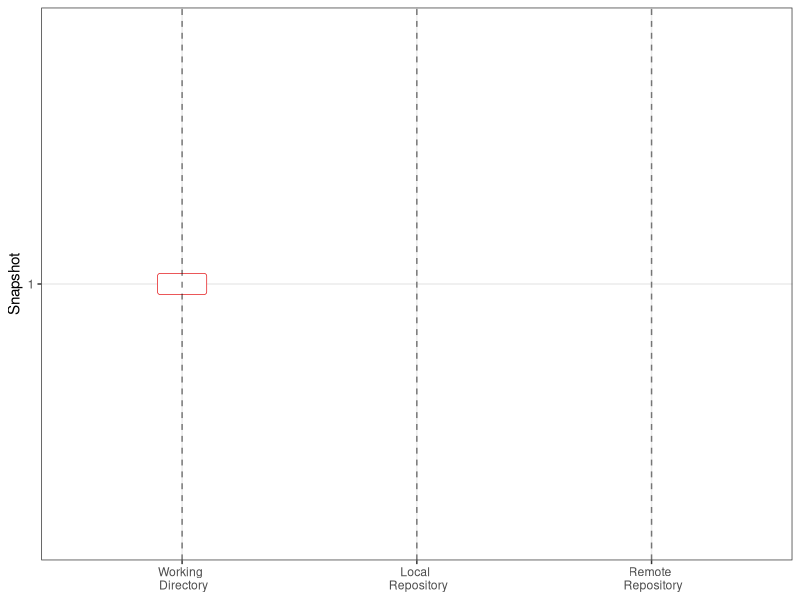
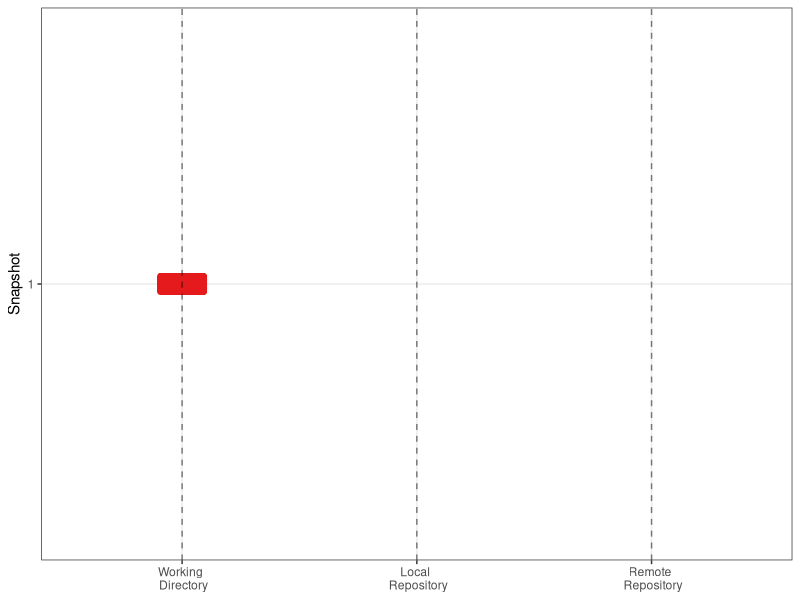
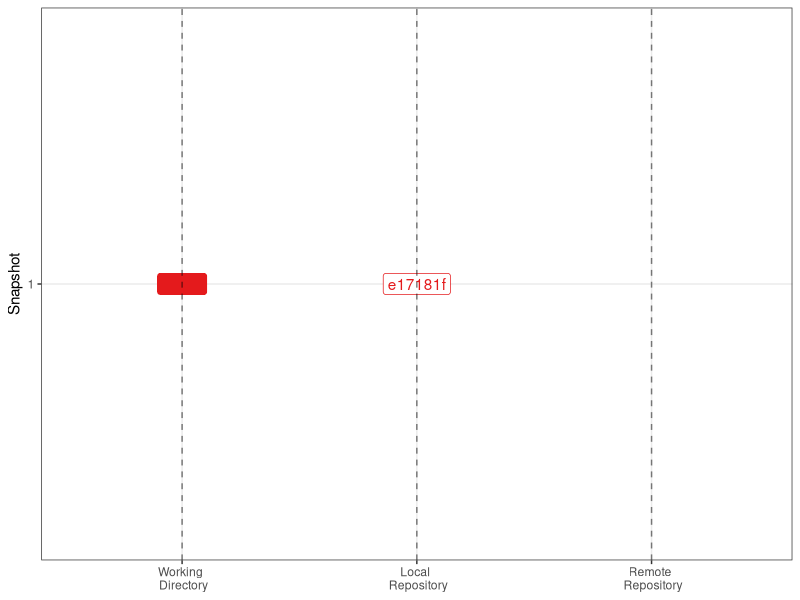
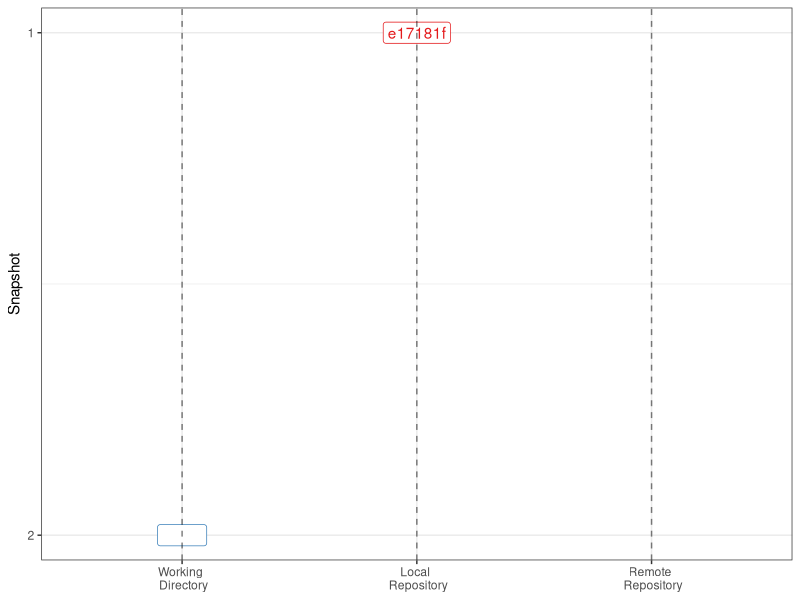
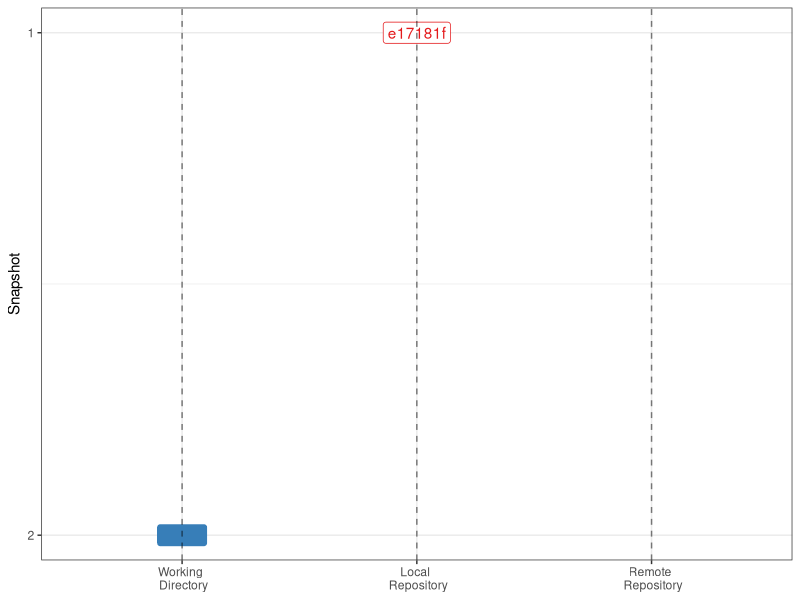
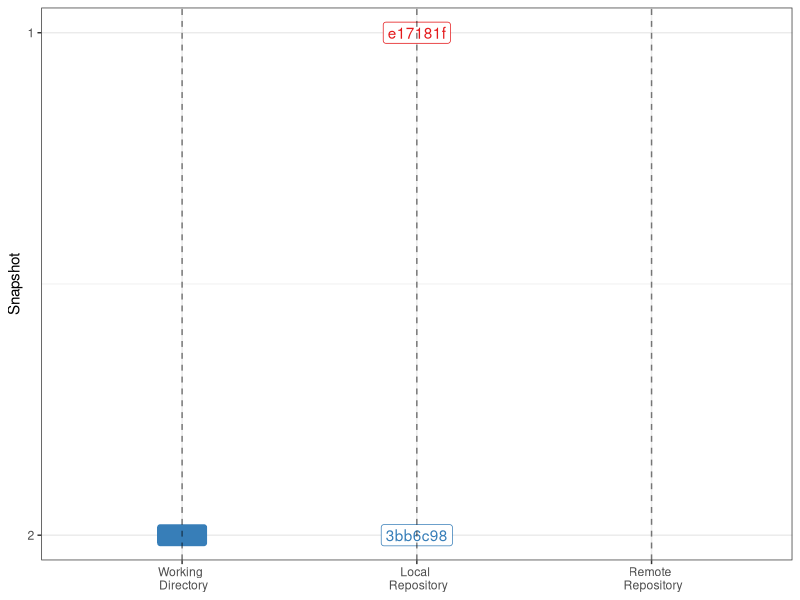
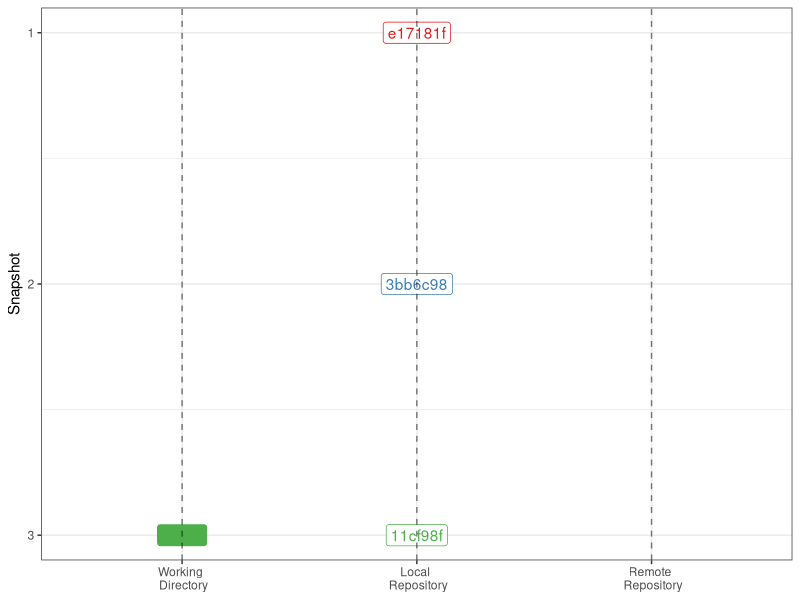

Generate these figures, in order, with R:
## ---- chunk 1
#| echo: false
#| message: false
#| warning: false
#| label: fig-init
#| fig-cap: The Git workspace after you have initilized a repository.
#| fig-height: 2
library(ggplot2)
library(tidyverse)
library(RColorBrewer)
dat <- 
  data.frame(location = c(1),
             snapshot = c(1),
             sha = c("none")) %>%
  mutate(fill = "",
         label = "          ")
  
#color/fill scale
my_colors <- c("#FFFFFF", brewer.pal(length(unique(dat$snapshot)), "Set1"))
names(my_colors) <- c("", unique(dat$sha))

ggplot(dat, aes(x = location, y = snapshot, label = label, color = sha)) + #
  geom_label() +
  geom_vline(xintercept = 1:3,
             linetype = 2,
             alpha = 0.5) +
  scale_x_discrete(limits = c("Working \n Directory",
                              "Local \n Repository",
                              "Remote \n Repository")) +
  scale_y_continuous(breaks = function(x) unique(floor(pretty(seq(0, max(x) + 1) * 1.1))),
                     trans = "reverse") +
  scale_color_manual(values = my_colors) +
  scale_fill_manual(values = my_colors) +
  guides(color = "none", fill = "none") +
  labs(x = NULL, y = "Snapshot") +
  theme_bw()
## ---- chunk 2
#| echo: false 
#| message: false 
#| warning: false 
#| label: fig-add
#| fig-cap: The Git workspace after you have staged files in your working directory which you intend to add to your local repository.
#| fig-height: 2 
dat <- 
  data.frame(location = c(1),
             snapshot = c(1),
             sha = c("none")) %>%
  mutate(fill = sha,
         label = "          ")
  
#color/fill scale
my_colors <- c("#FFFFFF", brewer.pal(length(unique(dat$snapshot)), "Set1"))
names(my_colors) <- c("", unique(dat$sha))

ggplot(dat, aes(x = location, y = snapshot, label = label, fill = fill, color = sha)) + #
  geom_label() +
  geom_vline(xintercept = 1:3,
             linetype = 2,
             alpha = 0.5) +
  scale_x_discrete(limits = c("Working \n Directory",
                              "Local \n Repository",
                              "Remote \n Repository")) +
  scale_y_continuous(breaks = function(x) unique(floor(pretty(seq(0, max(x) + 1) * 1.1))),
                     trans = "reverse") +
  scale_color_manual(values = my_colors) +
  scale_fill_manual(values = my_colors) +
  guides(color = "none", fill = "none") +
  labs(x = NULL, y = "Snapshot") +
  theme_bw()
## ---- chunk 3
#| echo: false 
#| message: false 
#| warning: false 
#| label: fig-push
#| fig-cap: The Git workspace after you have committed your staged files to your local repository.
#| fig-height: 2 
dat <- 
  data.frame(location = c(1, 2),
             snapshot = c(1, 1),
             sha = c("e17181f", "e17181f")) %>%
  mutate(fill = ifelse(location %in% c(1, 5), sha, ""),
         label = ifelse(location %in% c(1, 5), "          ", sha))
  
#color/fill scale
my_colors <- c("#FFFFFF", brewer.pal(length(unique(dat$snapshot)), "Set1"))
names(my_colors) <- c("", unique(dat$sha))

ggplot(dat, aes(x = location, y = snapshot, label = label, fill = fill, color = sha)) + #
  geom_label() +
  geom_vline(xintercept = 1:3,
             linetype = 2,
             alpha = 0.5) +
  scale_x_discrete(limits = c("Working \n Directory",
                              "Local \n Repository",
                              "Remote \n Repository")) +
  scale_y_continuous(breaks = function(x) unique(floor(pretty(seq(0, max(x) + 1) * 1.1))),
                     trans = "reverse") +
  scale_color_manual(values = my_colors) +
  scale_fill_manual(values = my_colors) +
  guides(color = "none", fill = "none") +
  labs(x = NULL, y = "Snapshot") +
  theme_bw()
## ---- chunk 4
#| echo: false 
#| message: false 
#| warning: false

dat <- 
  data.frame(location = c(1, 2),
             snapshot = c(2, 1),
             sha = c("none", "e17181f")) %>%
  mutate(fill = "", #ifelse(location %in% c(1, 5), sha, ""),
         label = ifelse(location %in% c(1, 5), "          ", sha))
  
#color/fill scale
my_colors <- c("#FFFFFF", brewer.pal(9, "Set1"))
names(my_colors) <- c("", unique(dat$sha)[rev(sort(unique(dat$snapshot)))])

ggplot(dat, aes(x = location, y = snapshot, label = label, fill = fill, color = sha)) + 
  geom_label() +
  geom_vline(xintercept = 1:3,
             linetype = 2,
             alpha = 0.5) +
  scale_x_discrete(limits = c("Working \n Directory",
                              "Local \n Repository",
                              "Remote \n Repository")) +
  scale_y_continuous(breaks = function(x) unique(floor(pretty(seq(0, max(x) + 1) * 1.1))),
                     trans = "reverse") +
  scale_color_manual(values = my_colors) +
  scale_fill_manual(values = my_colors) +
  guides(color = "none", fill = "none") +
  labs(x = NULL, y = "Snapshot") +
  theme_bw()
## ---- chunk 5
#| echo: false 
#| message: false 
#| warning: false

dat <- 
  data.frame(location = c(1, 2),
             snapshot = c(2, 1),
             sha = c("none", "e17181f")) %>%
  mutate(fill = ifelse(location %in% c(1, 5), sha, ""),
         label = ifelse(location %in% c(1, 5), "          ", sha))
  
#color/fill scale
my_colors <- c("#FFFFFF", brewer.pal(9, "Set1"))
names(my_colors) <- c("", unique(dat$sha)[rev(sort(unique(dat$snapshot)))])

ggplot(dat, aes(x = location, y = snapshot, label = label, fill = fill, color = sha)) + 
  geom_label() +
  geom_vline(xintercept = 1:3,
             linetype = 2,
             alpha = 0.5) +
  scale_x_discrete(limits = c("Working \n Directory",
                              "Local \n Repository",
                              "Remote \n Repository")) +
  scale_y_continuous(breaks = function(x) unique(floor(pretty(seq(0, max(x) + 1) * 1.1))),
                     trans = "reverse") +
  scale_color_manual(values = my_colors) +
  scale_fill_manual(values = my_colors) +
  guides(color = "none", fill = "none") +
  labs(x = NULL, y = "Snapshot") +
  theme_bw()
## ---- chunk 6
#| echo: false 
#| message: false 
#| warning: false 
sha = c("e17181f", "3bb6c98")

dat <- 
  data.frame(location = c(1, 2, 2),
             snapshot = c(2, 1, 2)) %>%
  mutate(sha = sha[snapshot],
         fill = ifelse(location %in% c(1, 5), sha, ""),
         label = ifelse(location %in% c(1, 5), "          ", sha))
  
#color/fill scale
my_colors <- c("#FFFFFF", brewer.pal(9, "Set1"))
names(my_colors) <- c("", sha)

ggplot(dat, aes(x = location, y = snapshot, label = label, fill = fill, color = sha)) + 
  geom_label() +
  geom_vline(xintercept = 1:3,
             linetype = 2,
             alpha = 0.5) +
  scale_x_discrete(limits = c("Working \n Directory",
                              "Local \n Repository",
                              "Remote \n Repository")) +
  scale_y_continuous(breaks = function(x) unique(floor(pretty(seq(0, max(x) + 1) * 1.1))),
                     trans = "reverse") +
  scale_color_manual(values = my_colors) +
  scale_fill_manual(values = my_colors) +
  guides(color = "none", fill = "none") +
  labs(x = NULL, y = "Snapshot") +
  theme_bw()
## ---- chunk 7
#| echo: false 
#| message: false 
#| warning: false 
#| fig-height: 5 
sha = c("e17181f", "3bb6c98", "11cf98f")

dat <- 
  data.frame(location = c(1, 2, 2, 2),
             snapshot = c(3, 1, 2, 3)) %>%
  mutate(sha = sha[snapshot],
         fill = ifelse(location %in% c(1, 5), sha, ""),
         label = ifelse(location %in% c(1, 5), "          ", sha))
  
#color/fill scale
my_colors <- c("#FFFFFF", brewer.pal(9, "Set1"))
names(my_colors) <- c("", sha)

ggplot(dat, aes(x = location, y = snapshot, label = label, fill = fill, color = sha)) + 
  geom_label() +
  geom_vline(xintercept = 1:3,
             linetype = 2,
             alpha = 0.5) +
  scale_x_discrete(limits = c("Working \n Directory",
                              "Local \n Repository",
                              "Remote \n Repository")) +
  scale_y_continuous(breaks = function(x) unique(floor(pretty(seq(0, max(x) + 1) * 1.1))),
                     trans = "reverse") +
  scale_color_manual(values = my_colors) +
  scale_fill_manual(values = my_colors) +
  guides(color = "none", fill = "none") +
  labs(x = NULL, y = "Snapshot") +
  theme_bw()
